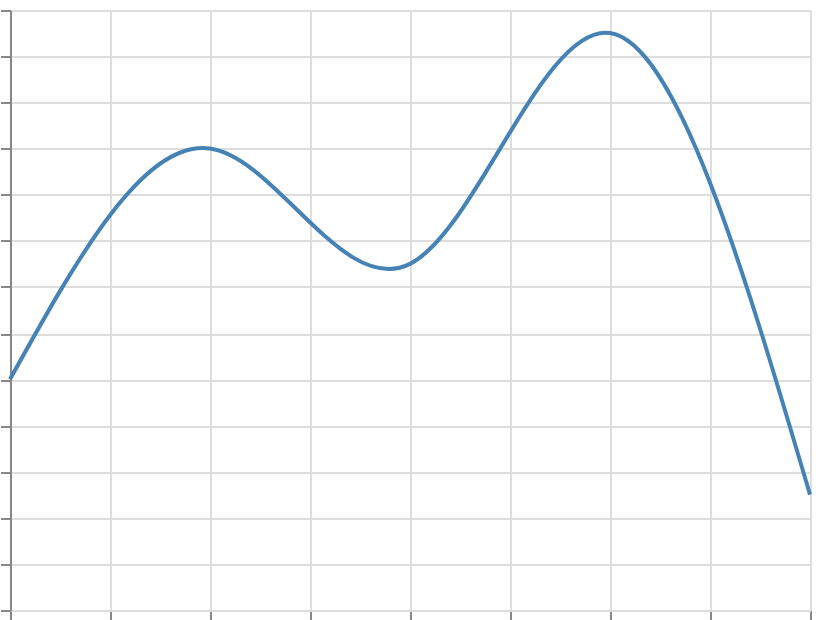

Specify this chart in Vega-Lite:
### Vega specification from a JSON file in a GitHub repository (floating-point values rounded to 4 significant figures)
{"$schema": "https://vega.github.io/schema/vega/v6.json", "width": 400, "height": 300, "padding": 5, "autosize": "none", "data": [{"name": "table", "values": [{"x": 0, "y": 10}, {"x": 1, "y": 20}, {"x": 2, "y": 15}, {"x": 3, "y": 25}, {"x": 4, "y": 5}]}], "scales": [{"name": "x", "type": "linear", "domain": {"data": "table", "field": "x"}, "range": "width", "nice": true}, {"name": "y", "type": "linear", "domain": {"data": "table", "field": "y"}, "range": [{"signal": "height"}, 0], "nice": true}], "marks": [{"type": "line", "from": {"data": "table"}, "encode": {"update": {"x": {"scale": "x", "field": "x"}, "y": {"scale": "y", "field": "y"}, "stroke": {"value": "steelblue"}, "strokeWidth": {"value": 2}, "interpolate": {"value": "natural"}}}}], "axes": [{"scale": "x", "orient": "bottom", "grid": true, "labels": false}, {"scale": "y", "orient": "left", "grid": true, "labels": false}]}
